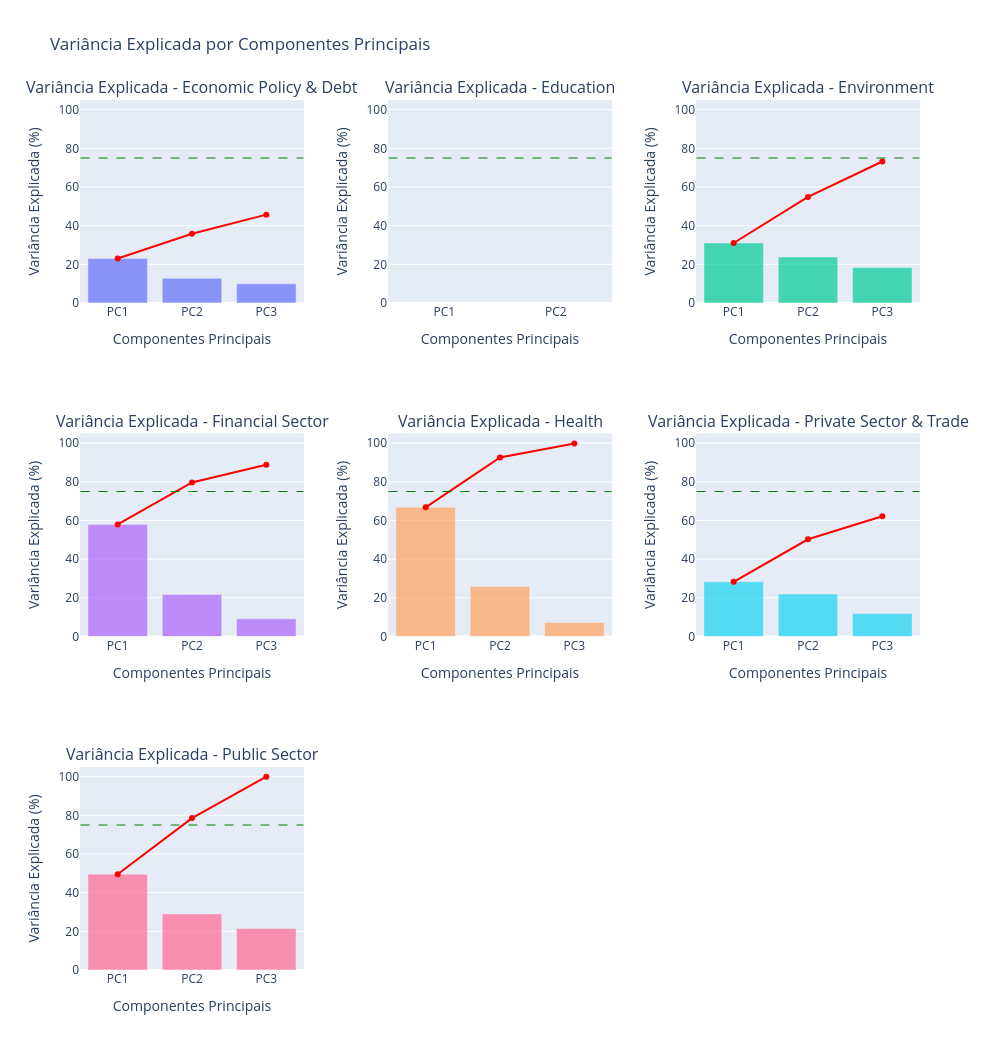

Source (notebook cell):
### Code cell
resultados_pca = realizar_pca_macrotemas(dfs_macrotema_unificado)

if resultados_pca:
    # Plotar variâncias explicadas
    fig_variancias = plotar_variancias_explicadas(resultados_pca)
    fig_variancias.show()

### Figure 1 — Plotly figure (JSON) as saved in the notebook; plotly's stock layout.template omitted (floating-point values rounded to 4 significant figures)
{"data": [{"marker": {"color": "#636EFA"}, "name": "Economic Policy & Debt - Individual", "opacity": 0.7, "showlegend": false, "type": "bar", "x": ["PC1", "PC2", "PC3"], "xaxis": "x", "y": [23.03, 12.77, 9.894], "yaxis": "y"}, {"line": {"width": 2}, "marker": {"color": "red"}, "mode": "lines+markers", "name": "Economic Policy & Debt - Cumulativa", "showlegend": false, "type": "scatter", "x": ["PC1", "PC2", "PC3"], "xaxis": "x", "y": [23.03, 35.8, 45.7], "yaxis": "y"}, {"marker": {"color": "#EF553B"}, "name": "Education - Individual", "opacity": 0.7, "showlegend": false, "type": "bar", "x": ["PC1", "PC2"], "xaxis": "x2", "y": [NaN, NaN], "yaxis": "y2"}, {"line": {"width": 2}, "marker": {"color": "red"}, "mode": "lines+markers", "name": "Education - Cumulativa", "showlegend": false, "type": "scatter", "x": ["PC1", "PC2"], "xaxis": "x2", "y": [NaN, NaN], "yaxis": "y2"}, {"marker": {"color": "#00CC96"}, "name": "Environment - Individual", "opacity": 0.7, "showlegend": false, "type": "bar", "x": ["PC1", "PC2", "PC3"], "xaxis": "x3", "y": [31.03, 23.81, 18.34], "yaxis": "y3"}, {"line": {"width": 2}, "marker": {"color": "red"}, "mode": "lines+markers", "name": "Environment - Cumulativa", "showlegend": false, "type": "scatter", "x": ["PC1", "PC2", "PC3"], "xaxis": "x3", "y": [31.03, 54.85, 73.18], "yaxis": "y3"}, {"marker": {"color": "#AB63FA"}, "name": "Financial Sector - Individual", "opacity": 0.7, "showlegend": false, "type": "bar", "x": ["PC1", "PC2", "PC3"], "xaxis": "x4", "y": [57.96, 21.72, 9.122], "yaxis": "y4"}, {"line": {"width": 2}, "marker": {"color": "red"}, "mode": "lines+markers", "name": "Financial Sector - Cumulativa", "showlegend": false, "type": "scatter", "x": ["PC1", "PC2", "PC3"], "xaxis": "x4", "y": [57.96, 79.67, 88.8], "yaxis": "y4"}, {"marker": {"color": "#FFA15A"}, "name": "Health - Individual", "opacity": 0.7, "showlegend": false, "type": "bar", "x": ["PC1", "PC2", "PC3"], "xaxis": "x5", "y": [66.79, 25.84, 7.215], "yaxis": "y5"}, {"line": {"width": 2}, "marker": {"color": "red"}, "mode": "lines+markers", "name": "Health - Cumulativa", "showlegend": false, "type": "scatter", "x": ["PC1", "PC2", "PC3"], "xaxis": "x5", "y": [66.79, 92.63, 99.84], "yaxis": "y5"}, {"marker": {"color": "#19D3F3"}, "name": "Private Sector & Trade - Individual", "opacity": 0.7, "showlegend": false, "type": "bar", "x": ["PC1", "PC2", "PC3"], "xaxis": "x6", "y": [28.3, 21.99, 11.87], "yaxis": "y6"}, {"line": {"width": 2}, "marker": {"color": "red"}, "mode": "lines+markers", "name": "Private Sector & Trade - Cumulativa", "showlegend": false, "type": "scatter", "x": ["PC1", "PC2", "PC3"], "xaxis": "x6", "y": [28.3, 50.29, 62.16], "yaxis": "y6"}, {"marker": {"color": "#FF6692"}, "name": "Public Sector - Individual", "opacity": 0.7, "showlegend": false, "type": "bar", "x": ["PC1", "PC2", "PC3"], "xaxis": "x7", "y": [49.54, 29.03, 21.43], "yaxis": "y7"}, {"line": {"width": 2}, "marker": {"color": "red"}, "mode": "lines+markers", "name": "Public Sector - Cumulativa", "showlegend": false, "type": "scatter", "x": ["PC1", "PC2", "PC3"], "xaxis": "x7", "y": [49.54, 78.57, 100.0], "yaxis": "y7"}], "layout": {"annotations": [{"font": {"size": 16}, "showarrow": false, "text": "Variância Explicada - Economic Policy & Debt", "x": 0.1333, "xanchor": "center", "xref": "paper", "y": 1.0, "yanchor": "bottom", "yref": "paper"}, {"font": {"size": 16}, "showarrow": false, "text": "Variância Explicada - Education", "x": 0.5, "xanchor": "center", "xref": "paper", "y": 1.0, "yanchor": "bottom", "yref": "paper"}, {"font": {"size": 16}, "showarrow": false, "text": "Variância Explicada - Environment", "x": 0.8667, "xanchor": "center", "xref": "paper", "y": 1.0, "yanchor": "bottom", "yref": "paper"}, {"font": {"size": 16}, "showarrow": false, "text": "Variância Explicada - Financial Sector", "x": 0.1333, "xanchor": "center", "xref": "paper", "y": 0.6167, "yanchor": "bottom", "yref": "paper"}, {"font": {"size": 16}, "showarrow": false, "text": "Variância Explicada - Health", "x": 0.5, "xanchor": "center", "xref": "paper", "y": 0.6167, "yanchor": "bottom", "yref": "paper"}, {"font": {"size": 16}, "showarrow": false, "text": "Variância Explicada - Private Sector & Trade", "x": 0.8667, "xanchor": "center", "xref": "paper", "y": 0.6167, "yanchor": "bottom", "yref": "paper"}, {"font": {"size": 16}, "showarrow": false, "text": "Variância Explicada - Public Sector", "x": 0.1333, "xanchor": "center", "xref": "paper", "y": 0.2333, "yanchor": "bottom", "yref": "paper"}], "height": 1050, "shapes": [{"line": {"color": "green", "dash": "dash", "width": 1}, "type": "line", "x0": -0.5, "x1": 2.5, "xref": "x", "y0": 75, "y1": 75, "yref": "y"}, {"line": {"color": "green", "dash": "dash", "width": 1}, "type": "line", "x0": -0.5, "x1": 1.5, "xref": "x2", "y0": 75, "y1": 75, "yref": "y2"}, {"line": {"color": "green", "dash": "dash", "width": 1}, "type": "line", "x0": -0.5, "x1": 2.5, "xref": "x3", "y0": 75, "y1": 75, "yref": "y3"}, {"line": {"color": "green", "dash": "dash", "width": 1}, "type": "line", "x0": -0.5, "x1": 2.5, "xref": "x4", "y0": 75, "y1": 75, "yref": "y4"}, {"line": {"color": "green", "dash": "dash", "width": 1}, "type": "line", "x0": -0.5, "x1": 2.5, "xref": "x5", "y0": 75, "y1": 75, "yref": "y5"}, {"line": {"color": "green", "dash": "dash", "width": 1}, "type": "line", "x0": -0.5, "x1": 2.5, "xref": "x6", "y0": 75, "y1": 75, "yref": "y6"}, {"line": {"color": "green", "dash": "dash", "width": 1}, "type": "line", "x0": -0.5, "x1": 2.5, "xref": "x7", "y0": 75, "y1": 75, "yref": "y7"}], "showlegend": false, "title": {"text": "Variância Explicada por Componentes Principais"}, "width": 1000, "xaxis": {"anchor": "y", "domain": [0, 0.2667], "title": {"text": "Componentes Principais"}}, "xaxis2": {"anchor": "y2", "domain": [0.3667, 0.6333], "title": {"text": "Componentes Principais"}}, "xaxis3": {"anchor": "y3", "domain": [0.7333, 1], "title": {"text": "Componentes Principais"}}, "xaxis4": {"anchor": "y4", "domain": [0, 0.2667], "title": {"text": "Componentes Principais"}}, "xaxis5": {"anchor": "y5", "domain": [0.3667, 0.6333], "title": {"text": "Componentes Principais"}}, "xaxis6": {"anchor": "y6", "domain": [0.7333, 1], "title": {"text": "Componentes Principais"}}, "xaxis7": {"anchor": "y7", "domain": [0, 0.2667], "title": {"text": "Componentes Principais"}}, "xaxis8": {"anchor": "y8", "domain": [0.3667, 0.6333], "title": {"text": "Componentes Principais"}}, "xaxis9": {"anchor": "y9", "domain": [0.7333, 1], "title": {"text": "Componentes Principais"}}, "yaxis": {"anchor": "x", "domain": [0.7667, 1.0], "range": [0, 105], "title": {"text": "Variância Explicada (%)"}}, "yaxis2": {"anchor": "x2", "domain": [0.7667, 1.0], "range": [0, 105], "title": {"text": "Variância Explicada (%)"}}, "yaxis3": {"anchor": "x3", "domain": [0.7667, 1.0], "range": [0, 105], "title": {"text": "Variância Explicada (%)"}}, "yaxis4": {"anchor": "x4", "domain": [0.3833, 0.6167], "range": [0, 105], "title": {"text": "Variância Explicada (%)"}}, "yaxis5": {"anchor": "x5", "domain": [0.3833, 0.6167], "range": [0, 105], "title": {"text": "Variância Explicada (%)"}}, "yaxis6": {"anchor": "x6", "domain": [0.3833, 0.6167], "range": [0, 105], "title": {"text": "Variância Explicada (%)"}}, "yaxis7": {"anchor": "x7", "domain": [0, 0.2333], "range": [0, 105], "title": {"text": "Variância Explicada (%)"}}, "yaxis8": {"anchor": "x8", "domain": [0, 0.2333], "range": [0, 105], "title": {"text": "Variância Explicada (%)"}}, "yaxis9": {"anchor": "x9", "domain": [0, 0.2333], "range": [0, 105], "title": {"text": "Variância Explicada (%)"}}}}
